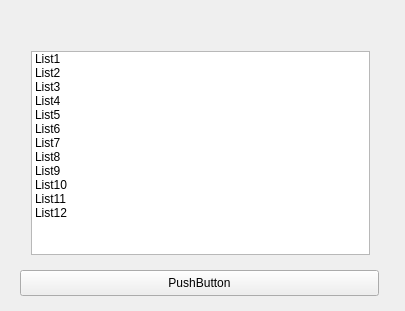
<?xml version="1.0" encoding="UTF-8"?>
<ui version="4.0">
 <class>MainWidget</class>
 <widget class="QWidget" name="MainWidget">
  <property name="geometry">
   <rect>
    <x>0</x>
    <y>0</y>
    <width>405</width>
    <height>311</height>
   </rect>
  </property>
  <property name="windowTitle">
   <string>MainWidget</string>
  </property>
  <widget class="QPushButton" name="pushButton">
   <property name="geometry">
    <rect>
     <x>20</x>
     <y>270</y>
     <width>359</width>
     <height>26</height>
    </rect>
   </property>
   <property name="text">
    <string>PushButton</string>
   </property>
  </widget>
  <widget class="QWidget" name="">
   <property name="geometry">
    <rect>
     <x>20</x>
     <y>40</y>
     <width>361</width>
     <height>226</height>
    </rect>
   </property>
   <layout class="QVBoxLayout" name="verticalLayout">
    <item>
     <widget class="QListWidget" name="listWidget">
      <item>
       <property name="text">
        <string>List1</string>
       </property>
      </item>
      <item>
       <property name="text">
        <string>List2</string>
       </property>
      </item>
      <item>
       <property name="text">
        <string>List3</string>
       </property>
      </item>
      <item>
       <property name="text">
        <string>List4</string>
       </property>
      </item>
      <item>
       <property name="text">
        <string>List5</string>
       </property>
      </item>
      <item>
       <property name="text">
        <string>List6</string>
       </property>
      </item>
      <item>
       <property name="text">
        <string>List7</string>
       </property>
      </item>
      <item>
       <property name="text">
        <string>List8</string>
       </property>
      </item>
      <item>
       <property name="text">
        <string>List9</string>
       </property>
      </item>
      <item>
       <property name="text">
        <string>List10</string>
       </property>
      </item>
      <item>
       <property name="text">
        <string>List11</string>
       </property>
      </item>
      <item>
       <property name="text">
        <string>List12</string>
       </property>
      </item>
     </widget>
    </item>
   </layout>
  </widget>
 </widget>
 <layoutdefault spacing="6" margin="11"/>
 <resources/>
 <connections/>
</ui>
